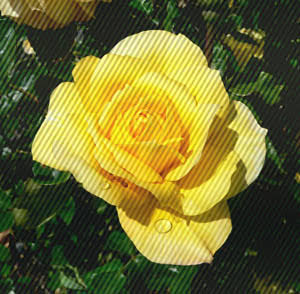
#> input picture imgs/Image_with_periodic_noise_color.jpeg, 300 x 294 px
$ python -i Band_reject_filter.py   (imports and definitions only)
#> lines starting #> are read from the running program, lines starting #| are printed output that depends on the picture; after the words box and inside, x2 and y2 are one past the last pixel; in counts of white or black regions, pixels touching at a corner belong together
import imageio
from scipy import fftpack
import numpy as np
from PIL import Image, ImageDraw
import matplotlib.pyplot as plt


def band_filter(img):
    image = Image.open(img)
#> image is the input picture: PIL image 300x294 RGB; mean R, G, B 111.3, 108.2, 47.5
    image.show()
    try:
        # image = image.resize((800, 800))
        red, green, blue = image.split()
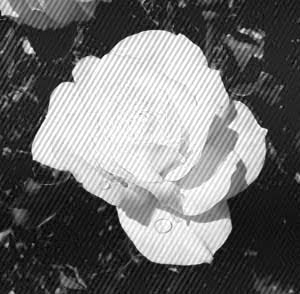
#> red: PIL image 300x294 L; min 0, max 255, mean 111.3
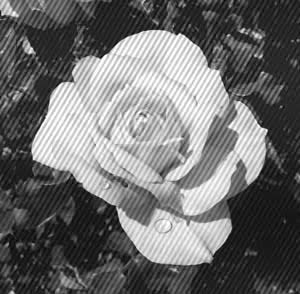
#> green: PIL image 300x294 L; min 0, max 255, mean 108.2
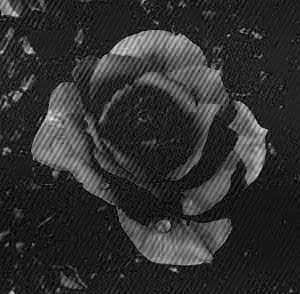
#> blue: PIL image 300x294 L; min 0, max 237, mean 47.5
        image1_np = np.array(image)
        red_arr = np.array(red)
        green_arr = np.array(green)
        blue_arr = np.array(blue)
        fft_red = fftpack.fftshift(fftpack.fft2(red_arr))
        fft_green = fftpack.fftshift(fftpack.fft2(green_arr))
        fft_blue = fftpack.fftshift(fftpack.fft2(blue_arr))
        # print(np.shape(green_np))
        #
        # print(np.shape(fftred))
        low_pass = Image.new("L", (red_arr.shape[1], red_arr.shape[0]), color=1)
#> low_pass: PIL image 300x294 L; every value is 1
        # print(np.shape(low_pass))
        draw1 = ImageDraw.Draw(low_pass)
        x, y = red_arr.shape[0], red_arr.shape[1]
#> x = 294; y = 300
        e_x, e_y = 170, 170
        bbox = ((x / 2) - (e_x / 2), (y / 2) - (e_y / 2), (x / 2) + (e_x / 2), (y / 2) + (e_y / 2))
#> bbox = (62, 65, 232, 235)
        # print(bbox)
        draw1.ellipse(bbox, fill=0)
        e_x, e_y = 40, 40
        bbox = ((x / 2) - (e_x / 2), (y / 2) - (e_y / 2), (x / 2) + (e_x / 2), (y / 2) + (e_y / 2))
#> bbox = (127, 130, 167, 170)
        draw1.ellipse(bbox, fill=1)
        low_pass_arr = np.array(low_pass)
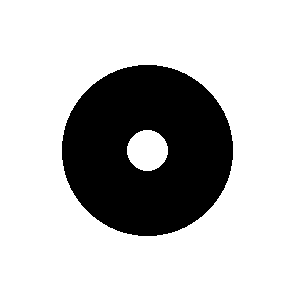
#> low_pass_arr: shape (294, 300); values 0 (black) and 1 (white), 75.5% white; 1 black region, box (x1, y1, x2, y2) and area: (62, 65, 233, 236) 21628
        plt.imshow(low_pass)
        plt.show()
        red_filter = np.multiply(fft_red, low_pass_arr)
        green_filter = np.multiply(fft_green, low_pass_arr)
        blue_filter = np.multiply(fft_blue, low_pass_arr)
        ifft_red = fftpack.ifft2(fftpack.ifftshift(red_filter))
        ifft_green = fftpack.ifft2(fftpack.ifftshift(green_filter))
        ifft_blue = fftpack.ifft2(fftpack.ifftshift(blue_filter))

        imageio.imsave('fft-then-ifftred.jpg', ifft_red.astype(np.uint8))
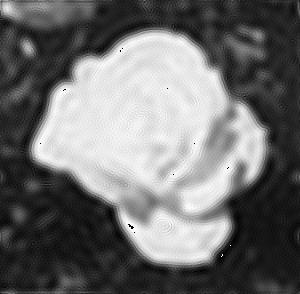
#> saved as fft-then-ifftred.jpg: shape (294, 300); min 0, max 255, mean 110.7
        imageio.imsave('fft-then-ifftgreen.jpg', ifft_green.astype(np.uint8))
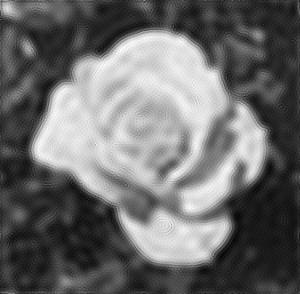
#> saved as fft-then-ifftgreen.jpg: shape (294, 300); min 3, max 255, mean 107.7
        imageio.imsave('fft-then-ifftblue.jpg', ifft_blue.astype(np.uint8))
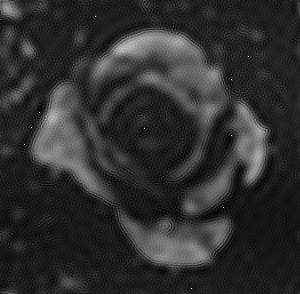
#> saved as fft-then-ifftblue.jpg: shape (294, 300); min 0, max 254, mean 47

#> (the run stopped early here; a loop or call above may not have finished)
